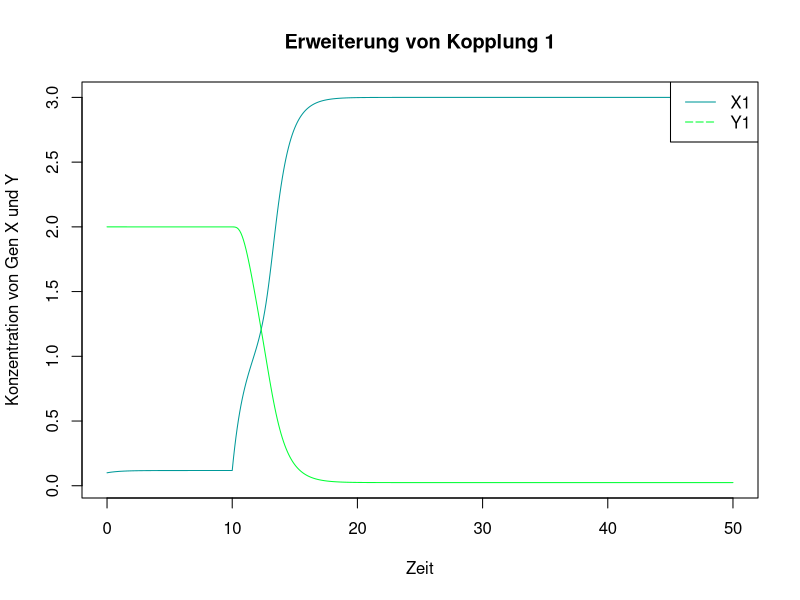
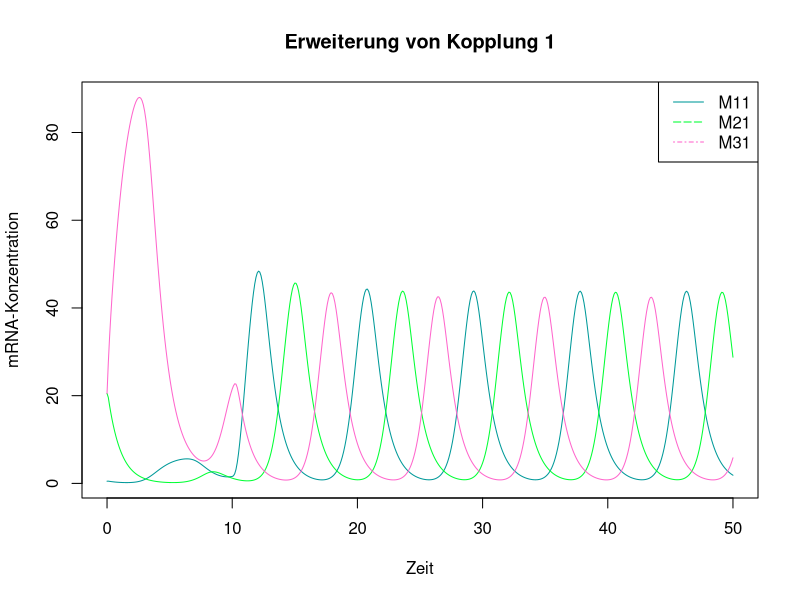
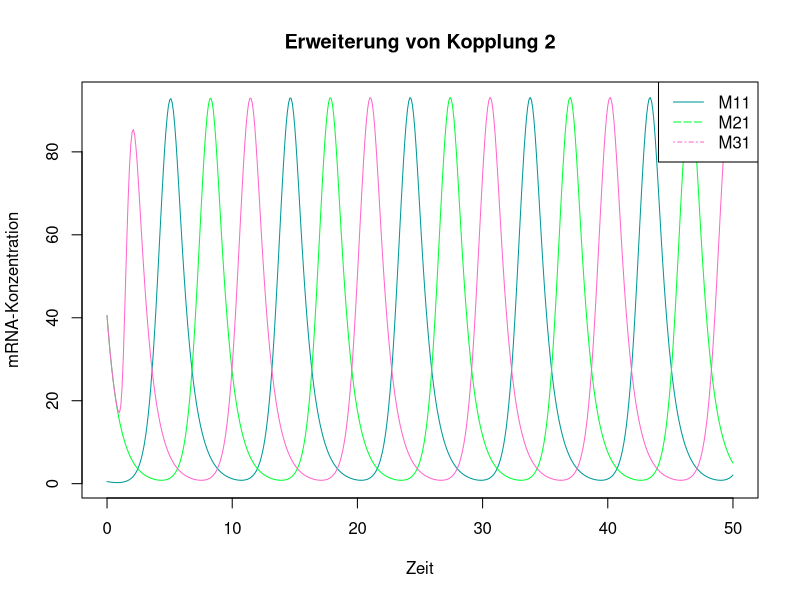
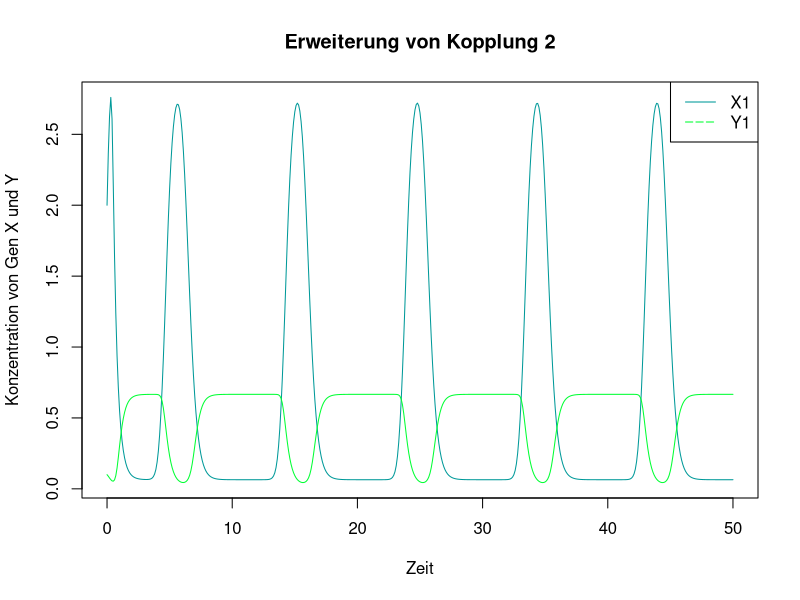

Generate these figures, in order, with R:
library(deSolve)

################################################################################
# KOPPLUNG 1: Toggle Switch kontrolliert Repressilator
repressilator_unter_toggle_switch <- function(time, state, parameters, signal) {
  ff1 <- signal(time)
  with(as.list(c(state, parameters)), {
    # Toggle Switch
    dX1 <- e/(1 + Y1^n) - d * X1 + ff1
    dY1 <- e/(1 + X1^n) - d * Y1 + f2
    
    # Definition von a1 als Funktion von X (Hill-Funktion)
    a1 <- A * (X1^k / (K^k + X1^k)) + B
    
    # Repressilator
    dM11 <- s * (-M11 + a1/(1 + P21^m))
    dM21 <- s * (-M21 + a/(1 + P31^m))
    dM31 <- s * (-M31 + a/(1 + P11^m))
    dP11 <- s * (b * M11 - y * P11)
    dP21 <- s * (b * M21 - y * P21)
    dP31 <- s * (b * M31 - y * P31)
    
    return(list(c(dX1, dY1, dM11, dM21, dM31, dP11, dP21, dP31), f1 = ff1))
  })
}

# Wechsel des Zustands von X als Signal 
signal <- approxfun(x = c(0, 10, 50), 
                    y = c(0, 1, 1), 
                    method = "constant", rule = 2)


# Setze Parameter für Kopplung mit a1
kopplungs_par <- c(e = 2, 
                   n = 4, 
                   d = 1, 
                   A = 100, 
                   B = 5, 
                   a = 100, 
                   m = 2, 
                   b = 5, 
                   y = 5, 
                   s = 1, 
                   K = 0.5, 
                   f1 = 0, 
                   f2 = 0, 
                   k = 3)



# Setze den Startzustand
initial_state_kopplung1 <- c(X1 = 0.1, 
                             Y1 = 2, 
                             M11 = 0.5, 
                             M21 = 20.5, 
                             M31 = 20.5, 
                             P11 = 0.2, 
                             P21 = 0.45, 
                             P31 = 0.35)

# Löse DGLS für Kopplung 1
kopplung1 <- ode(y = initial_state_kopplung1, 
                 times = seq(0, 50, by = 0.1), 
                 func = repressilator_unter_toggle_switch, 
                 parms = kopplungs_par, 
                 signal = signal)

matplot(x = kopplung1[, "time"], 
        y = kopplung1[, c("X1", "Y1")], 
        type = "l", 
        lty = 1, 
        col = c("#009999", "#00FF33", "#FF66CC"), 
        xlab = "Zeit", 
        ylab = "Konzentration von Gen X und Y", 
        main = "Erweiterung von Kopplung 1")
legend("topright", 
       legend = c("X1", "Y1"), 
       col = c("#009999", "#00FF33", "#FF66CC"), 
       lty = c(1, 5, 10))

matplot(x = kopplung1[, "time"], 
        y = kopplung1[, c("M11", "M21", "M31")], 
        type = "l", 
        lty = 1, 
        col = c("#009999", "#00FF33", "#FF66CC"), 
        xlab = "Zeit", 
        ylab = "mRNA-Konzentration", 
        main = "Erweiterung von Kopplung 1")
legend("topright", 
       legend = c("M11", "M21", "M31"), 
       col = c("#009999", "#00FF33", "#FF66CC"), 
       lty = c(1, 5, 10))
################################################################################
# KOPPLUNG 2: Repressilator kontrolliert Toggle Switch
toggle_switch_unter_repressilator <- function(time, state, parameters) {
  with(as.list(c(state, parameters)), {
    
    # Repressilator
    dM11 <- s * (-M11 + a/(1 + P21^m))
    dM21 <- s * (-M21 + a/(1 + P31^m))
    dM31 <- s * (-M31 + a/(1 + P10^m))
    dP10 <- s * (b * M11 - y * P10)
    dP21 <- s * (b * M21 - y * P21)
    dP31 <- s * (b * M31 - y * P31)
    
    # Definition von e1 als Funktion von P10 (Hill-Funktion)
    e1 <- A1 * (P10^l / (K^l + P10^l)) + B1
    
    # Toggle Switch
    dX1 <- e1/(1 + Y1^n) - d * X1 
    dY1 <- e/(1 + X1^n) - d * Y1
    
    return(list(c(dX1, dY1, dM11, dM21, dM31, dP10, dP21, dP31)))
  })
}

# Setze Parameter für Kopplung mit a1
kopplungs_par2 <- c(e = 2, 
                    n = 3, 
                    d = 3, 
                    A1 = 10, 
                    B1 = 0.25, 
                    a = 220, 
                    m = 2, 
                    b = 5, 
                    y = 5, 
                    s = 1, 
                    K = 60, 
                    l = 4)

# Setze den Startzustand
initial_state_kopplung2 <- c(X1 = 2, 
                             Y1 = 0.1,
                             M11 = 0.5, 
                             M21 = 40.5, 
                             M31 = 40.5, 
                             P10 = 400, 
                             P21 = 500, 
                             P31 = 400)

# Löse DGLS für Kopplung 2
kopplung2 <- ode(y = initial_state_kopplung2, 
                 times = seq(0, 50, by = 0.1), 
                 func = toggle_switch_unter_repressilator, 
                 parms = kopplungs_par2)


matplot(x = kopplung2[, "time"], 
        y = kopplung2[, c("M11", "M21", "M31")], 
        type = "l", 
        lty = 1, 
        col = c("#009999", "#00FF33", "#FF66CC"), 
        xlab = "Zeit", 
        ylab = "mRNA-Konzentration", 
        main = "Erweiterung von Kopplung 2")
legend("topright", 
       legend = c("M11", "M21", "M31"), 
       col = c("#009999", "#00FF33", "#FF66CC"), 
       lty = c(1, 5, 10))

matplot(x = kopplung2[, "time"], 
        y = kopplung2[, c("X1", "Y1")], 
        type = "l", 
        lty = 1, 
        col = c("#009999", "#00FF33", "#FF66CC"), 
        xlab = "Zeit", 
        ylab = "Konzentration von Gen X und Y", 
        main = "Erweiterung von Kopplung 2")
legend("topright", 
       legend = c("X1", "Y1"), 
       col = c("#009999", "#00FF33", "#FF66CC"), 
       lty = c(1, 5, 10))
